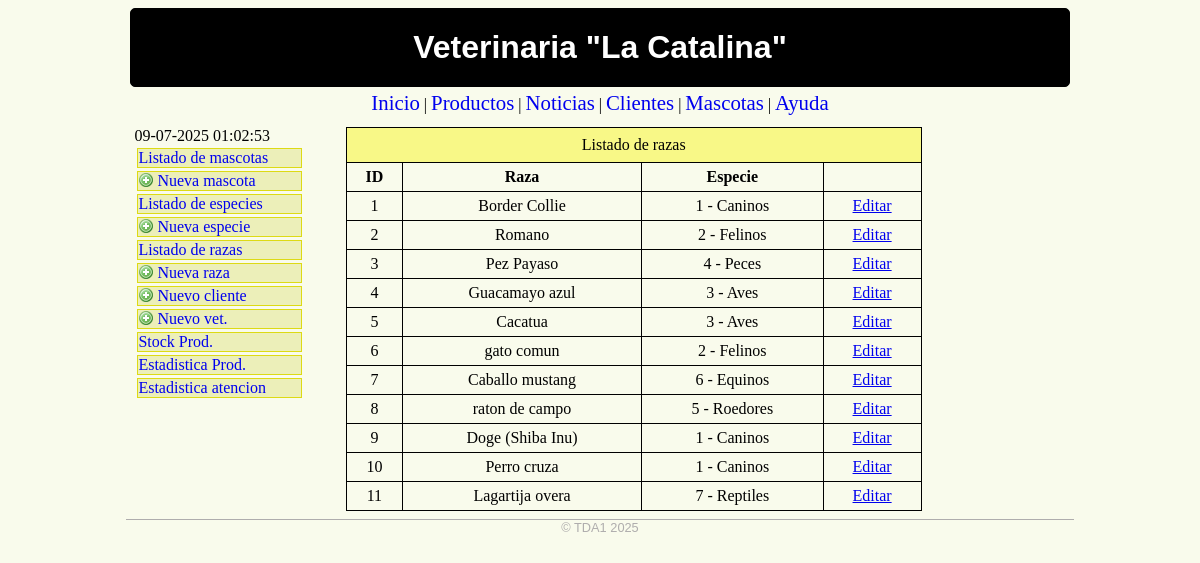
The app's page /veterinaria/razas-listar.php with its own data.
### tables this page shows
CREATE TABLE `razas` (
  `razid` int(11) NOT NULL,
  `raznombre` varchar(50) NOT NULL,
  `razespecie` int(11) NOT NULL
);

CREATE TABLE `especies` (
  `espid` int(11) NOT NULL,
  `espnombre` varchar(50) NOT NULL
);

### veterinaria/razas-listar.php (the view, shortened to what this page needs)
<html>
<head>
<link href='./estilo-diagramacion.css' rel='stylesheet' type='text/css'>
</head>
<body>
<div class='contenedor'>
	<header>
	<a href='/'>Veterinaria "La Catalina"</a>
	</header>
	<nav>
	<a href='#'>Inicio</a> |
	<a href='#'>Productos</a> |
	<a href='#'>Noticias</a> |
	<a href='#'>Clientes</a> |
	<a href='#'>Mascotas</a> |
	<a href='#'>Ayuda</a>
	</nav>
	<section>
	<?php include('menu-lateral.php'); ?>
	</section>
<article>
<table class='tablita'>
<caption>Listado de razas</caption>
<tr>
	<th>ID</th>
	<th>Raza</th>
	<th>Especie</th>
	<th></th>
</tr>
<?php
$conn = mysqli_connect("127.0.0.1", "td12025", "Td1.2025*", "td12025") or exit("Error al conectar a la DB.");
$sql = "SELECT * FROM razas ";
$sql .= "INNER JOIN especies ON razas.razespecie = especies.espid";
$result = mysqli_query($conn, $sql);
while($row = mysqli_fetch_array($result, MYSQLI_ASSOC)){
	echo "<tr>\n";
	echo "<td>".$row['razid']."</td>\n";
	echo "<td>".$row['raznombre']."</td>\n";
	echo "<td>".$row['razespecie']." - ".$row['espnombre']."</td>\n";
	echo "<td><a href='./razas-editar.php?razid=".$row['razid']."'>Editar</td>\n";
	echo "</tr>\n";
}
?>
</table>
</article>
<footer>
	&copy; TDA1 2025
</footer>
</div>
</body>
</html>

### veterinaria/estilo-diagramacion.css (style rules this page uses)
body { background: #f9fbec; }
.contenedor { width: 80%; min-width: 600px; margin: 0 auto; }
header { border: 1px solid #000000; border-radius: 5px; font-family: Arial, Helvetica, sans-serif; margin: 4px; text-align: center; padding: 20px; background: #000000 url('./images/gloomy-stripes-dark-background-tile.jpg'); }
header a { color: #ffffff; text-decoration: none; font-size: 200%; font-weight: bold; }
nav { text-align: center; margin: 4px; }
nav a { text-decoration: none; font-size: 130%; }
section { width: 18%; border:#eb2cc5; margin: 4px 0 4px 4px; padding: 4px; float: left; }
article { width: 76%; border:#1723d0; float: right; margin: 4px 4px 4px 0; padding: 4px; }
footer { clear:both; text-align: center; font-family: Arial, Helvetica, sans-serif; font-size: 80%; color: #afadad; border-top: 1px solid #afadad; }
.tablita { border: 1px solid #000000; border-collapse: collapse; width: 80%; }
.tablita td, .tablita th { border: 1px solid #000000; padding: 5px; text-align: center; }
.tablita caption { border: 1px solid #000000; border-bottom: 0; padding: 8px; background: #f8f887; }

### records on screen
razas: razid "1", raznombre "Border Collie", razespecie "1", razespecie.espnombre "Caninos"
razas: razid "2", raznombre "Romano", razespecie "2", razespecie.espnombre "Felinos"
razas: razid "3", raznombre "Pez Payaso", razespecie "4", razespecie.espnombre "Peces"
razas: razid "4", raznombre "Guacamayo azul", razespecie "3", razespecie.espnombre "Aves"
razas: razid "5", raznombre "Cacatua", razespecie "3", razespecie.espnombre "Aves"
razas: razid "6", raznombre "gato comun", razespecie "2", razespecie.espnombre "Felinos"
razas: razid "7", raznombre "Caballo mustang", razespecie "6", razespecie.espnombre "Equinos"
razas: razid "8", raznombre "raton de campo", razespecie "5", razespecie.espnombre "Roedores"
razas: razid "9", raznombre "Doge (Shiba Inu)", razespecie "1", razespecie.espnombre "Caninos"
razas: razid "10", raznombre "Perro cruza", razespecie "1", razespecie.espnombre "Caninos"
razas: razid "11", raznombre "Lagartija overa", razespecie "7", razespecie.espnombre "Reptiles"
